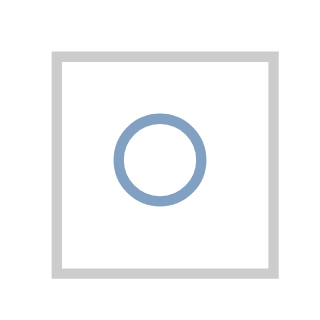

This figure's Vega-Lite source:
### Vega specification from a JSON file in a GitHub repository (floating-point values rounded to 4 significant figures)
{"$schema": "https://vega.github.io/schema/vega/v3.0.json", "autosize": "pad", "padding": 5, "encode": {"update": {"stroke": {"value": "#ccc"}, "fill": {"value": "transparent"}}}, "data": [{"name": "source_0", "values": [{}]}], "signals": [{"name": "width", "update": "21"}, {"name": "height", "update": "21"}], "marks": [{"name": "marks", "type": "symbol", "role": "point", "from": {"data": "source_0"}, "encode": {"update": {"x": {"value": 10.5}, "y": {"value": 10.5}, "stroke": {"value": "#4c78a8"}, "fill": {"value": "transparent"}, "opacity": {"value": 0.7}}}}], "config": {"axis": {"minExtent": 30}}}
